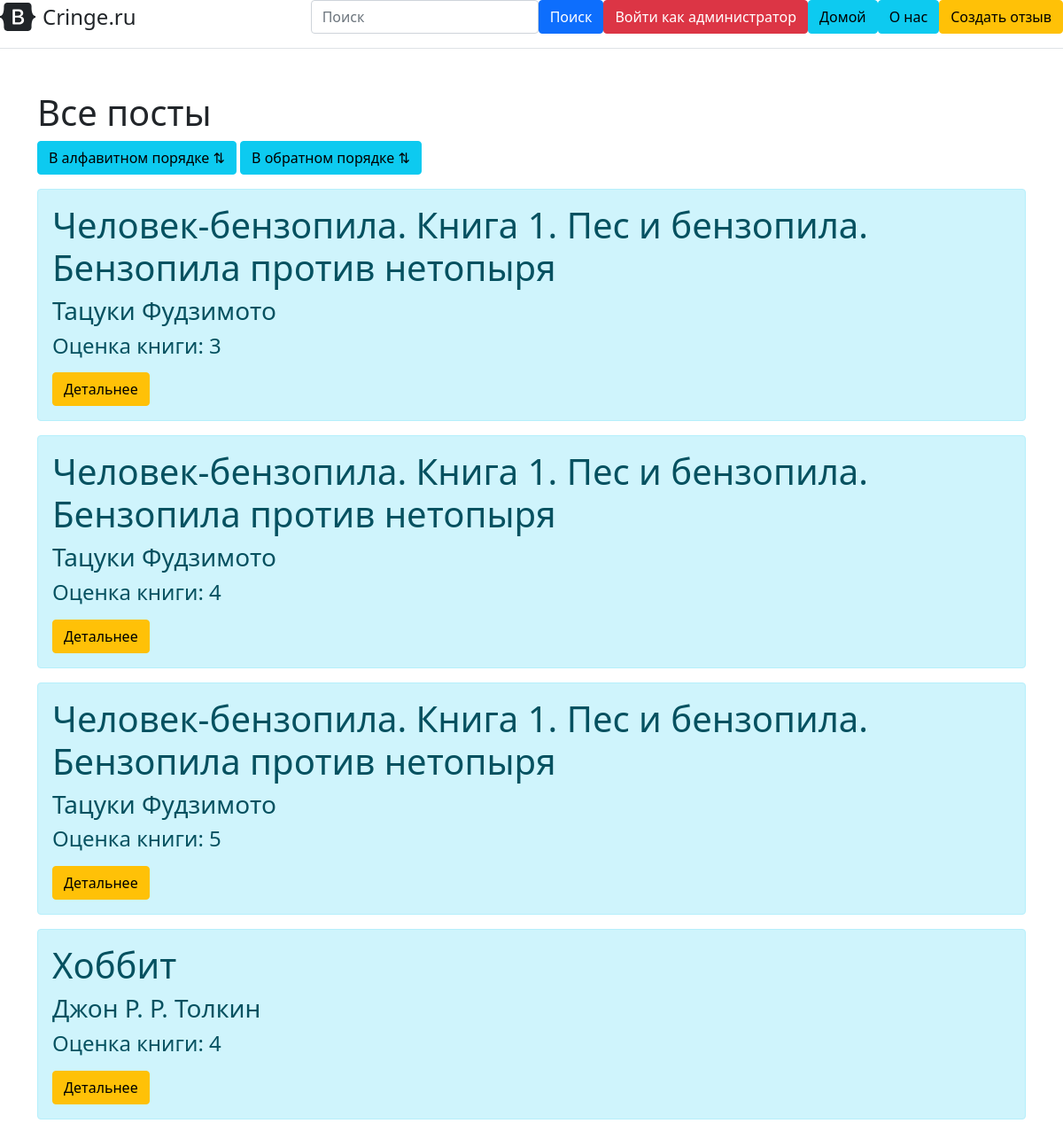
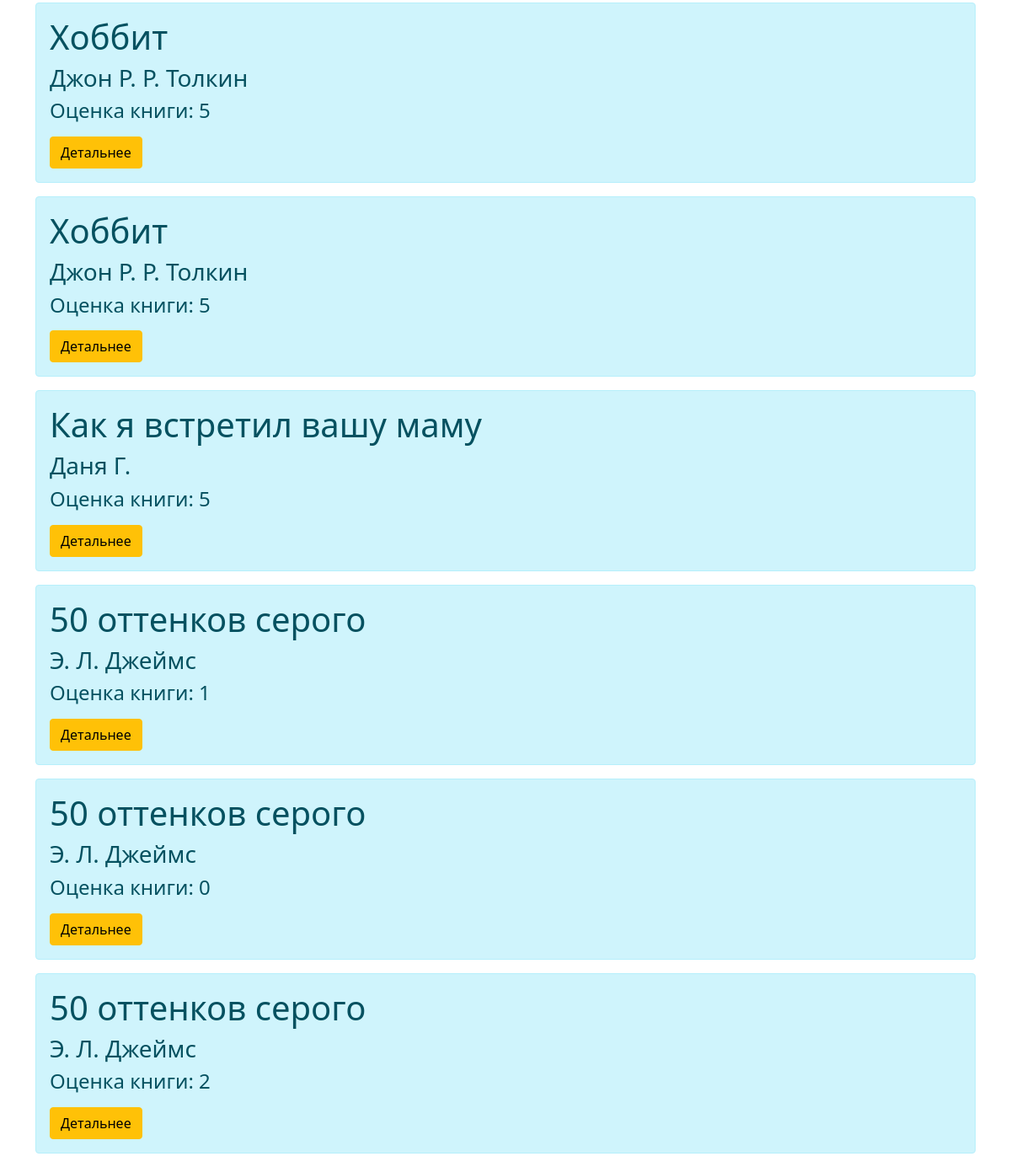
Screenshot of /home_rev with the database file from the repository (2 pictures, top to bottom).
### main.py (models this page shows, shortened)
class Book(db.Model):
    __tablename__ = 'book'
    current_date = datetime.now()
    id = db.Column(db.Integer, primary_key=True)
    book_name = db.Column(db.String(1000), nullable=True)
    author_name = db.Column(db.String(300), nullable=True)
    text = db.Column(db.Text, nullable=True)
    date = db.Column(db.Text, nullable=True)
    comment_rate = db.Column(db.Integer, nullable=True)

### main.py (the view)
@app.route('/home_rev')
def home_rev():
    q = request.args.get('q')
    if q:
        book = Book.query.filter(Book.book_name.contains(q) | Book.author_name.contains(q) | Book.text.contains(q)).all()
    else:
        book = Book.query.order_by(Book.book_name.desc()).all()
    return render_template("home.html", book=book)

### templates/home.html (shortened to what this page needs)
{% extends 'base.html' %}
{% block body %}
<div class="container mt-5">
    <h1>Все посты</h1>
    <a class="btn btn-info" href="/home">В алфавитном порядке ⇅</a>
    <a class="btn btn-info" href="/home_rev">В обратном порядке ⇅</a>
        {% for book in book %}
    <div class="alert alert-info">
        <h1>{{ book.book_name }}</h1>
        <h3>{{ book.author_name }}</h3>
        <h4>Оценка книги: {{ book.comment_rate }}</h4>
        <a href="/home/detail/{{ book.id }}" class="btn btn-warning">Детальнее</a>
    </div>
    {% endfor %}
</div>
{% endblock %}

### rows the page displays
Book: book_name "Человек-бензопила. Книга 1. Пес и бензопила. Бензопила против нетопыря", author_name "Тацуки Фудзимото", comment_rate "3"
Book: book_name "Человек-бензопила. Книга 1. Пес и бензопила. Бензопила против нетопыря", author_name "Тацуки Фудзимото", comment_rate "4"
Book: book_name "Человек-бензопила. Книга 1. Пес и бензопила. Бензопила против нетопыря", author_name "Тацуки Фудзимото", comment_rate "5"
Book: book_name "Хоббит", author_name "Джон Р. Р. Толкин", comment_rate "4"
Book: book_name "Хоббит", author_name "Джон Р. Р. Толкин", comment_rate "5"
Book: book_name "Хоббит", author_name "Джон Р. Р. Толкин", comment_rate "5"
Book: book_name "Как я встретил вашу маму", author_name "Даня Г.", comment_rate "5"
Book: book_name "50 оттенков серого", author_name "Э. Л. Джеймс", comment_rate "1"
Book: book_name "50 оттенков серого", author_name "Э. Л. Джеймс", comment_rate "0"
Book: book_name "50 оттенков серого", author_name "Э. Л. Джеймс", comment_rate "2"
